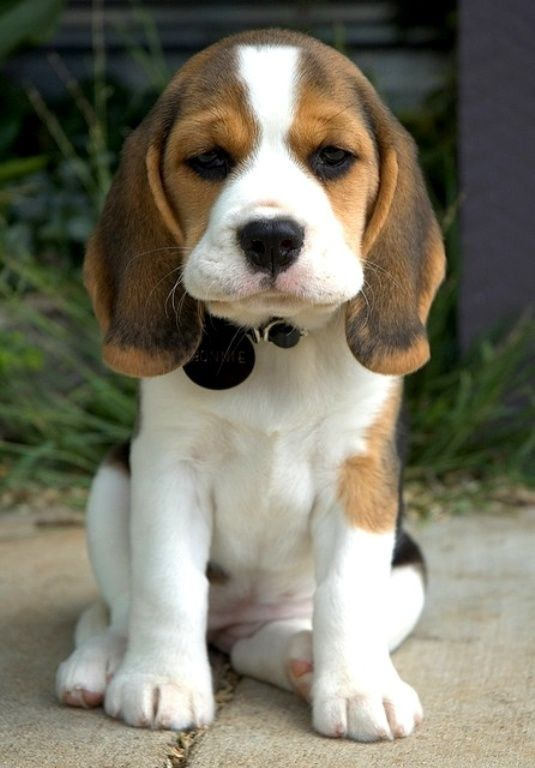
#> input picture d1.jpg, 535 x 768 px
$ python cv_image.py
#> lines starting #> are read from the running program, lines starting #| are printed output that depends on the picture
#!/usr/bin/python3

import cv2


# read image in grayscale mode

img = cv2.imread('d1.jpg', 0)
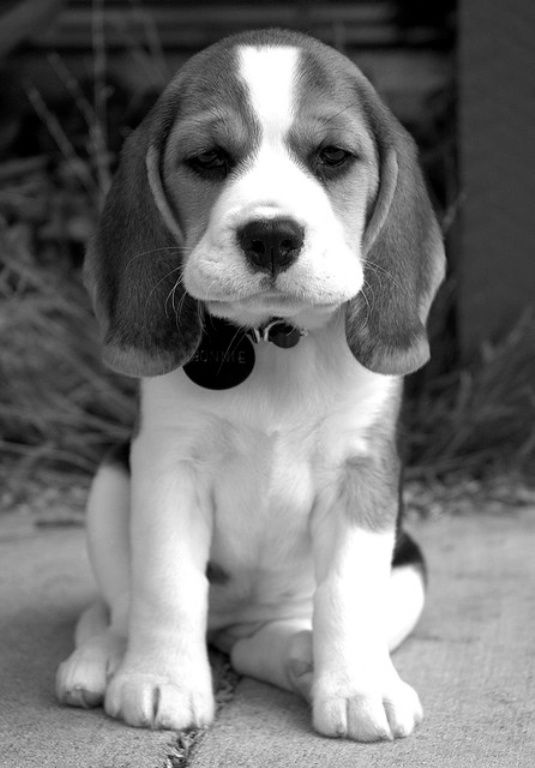
#> img: shape (768, 535); min 0, max 255, mean 116.5


# create window
cv2.namedWindow('Open cv Image')


# Show image in the above window
cv2.imshow('Open cv Image', img)


# Wait unitl key is pressed and record keystoke
k = cv2.waitKey(0) & 0xFF
#> (key Esc is pressed here)


if k == 27:  # Esc is pressed exit without saving
    # Destroy all windows
    cv2.destroyAllWindows()

elif k == 115:  # S  is pressed therefore save and exit
    cv2.imwrite('newImg.png', img)
    cv2.destroyAllWindows()
